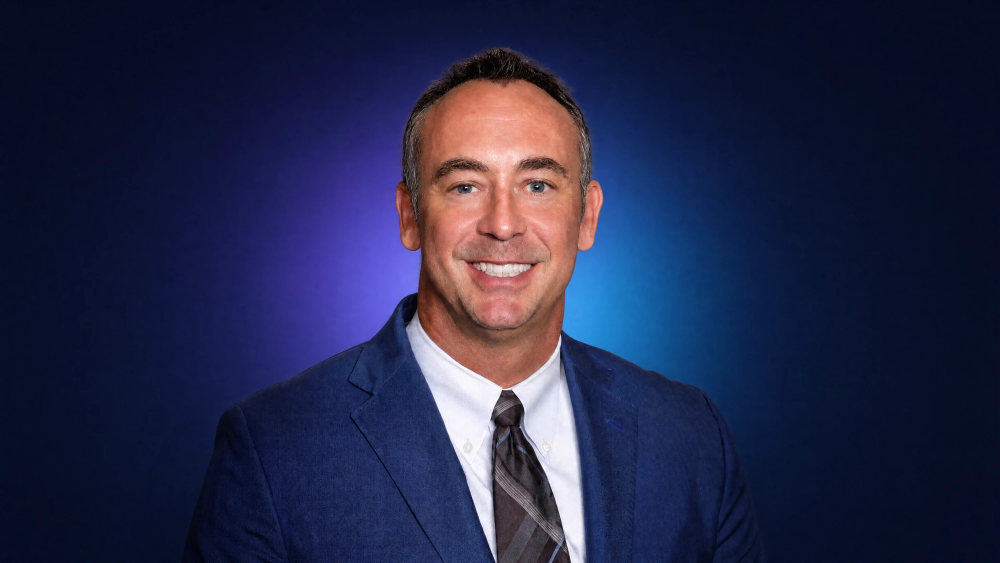
#> input picture assets/photos/darren-drake-portrait-signal.webp, 2000 x 1125 px, found by its file name (shown at 1/2 size)
$ python make-photo-crops.py
#> lines starting #> are read from the running program, lines starting #| are printed output that depends on the picture
"""Cuts the site's portrait crops from the approved Signal portrait.

Every crop stays inside the genuine middle strip of the source (x 493-1503),
where only the background and colors were changed; the areas added by the
editing tool (left sleeve/shoulder, lower-right strip) are never used.
Run from the repo root: python3 site/scripts/make-photo-crops.py
"""
from PIL import Image

SRC = "assets/photos/darren-drake-portrait-signal.webp"
OUT = "site/public/images"
GENUINE = (493, 1503)

src = Image.open(SRC).convert("RGB")
#> src is the input picture: PIL image 2000x1125 RGB; mean R, G, B 35.9, 39.7, 72.4
assert src.size == (2000, 1125), src.size

crops = {
    # 4:5 hero / About crop, full height, centred on the face (x centre ~998)
    "darren-drake-signal-4x5.jpg": (548, 0, 1448, 1125),
    # square for small circles (cards) and profile listings, head and shoulders
    "darren-drake-signal-square.jpg": (673, 110, 1323, 760),
}
for name, box in crops.items():
    assert GENUINE[0] <= box[0] and box[2] <= GENUINE[1], (name, box)
    src.crop(box).save(f"{OUT}/{name}", quality=92, optimize=True, progressive=True)
    print(name, box)
#> this loop made 2 passes
#> pass 1, `src.crop(box).save(f"{OUT}/{name}", quality=92, optimize=True, progres..`:
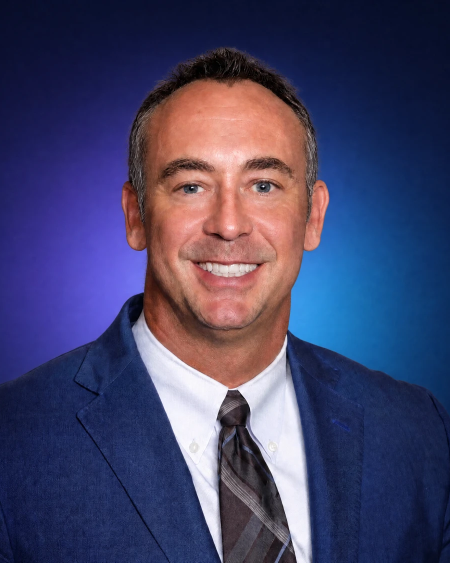
#> saved as darren-drake-signal-4x5.jpg: PIL image 900x1125 RGB (shown at 1/2 size); mean R, G, B 68, 67, 103.5
#> pass 2, `src.crop(box).save(f"{OUT}/{name}", quality=92, optimize=True, progres..`:
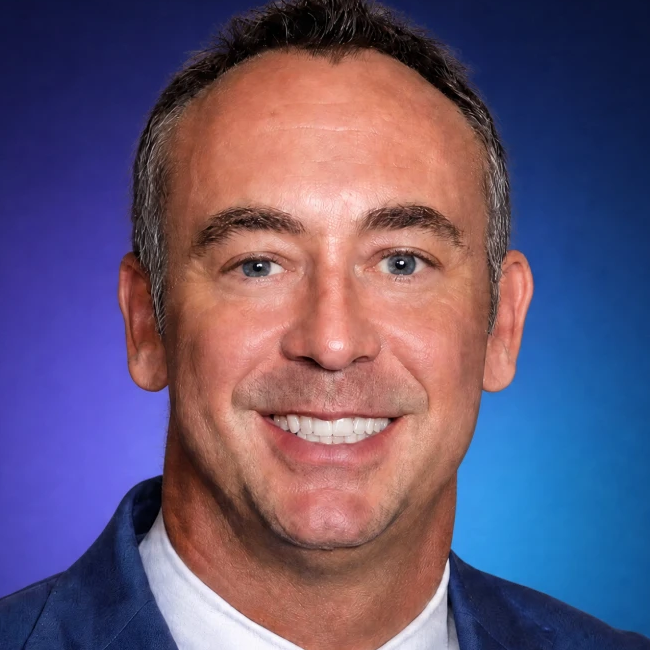
#> saved as darren-drake-signal-square.jpg: PIL image 650x650 RGB; mean R, G, B 102.1, 86.5, 115.7
